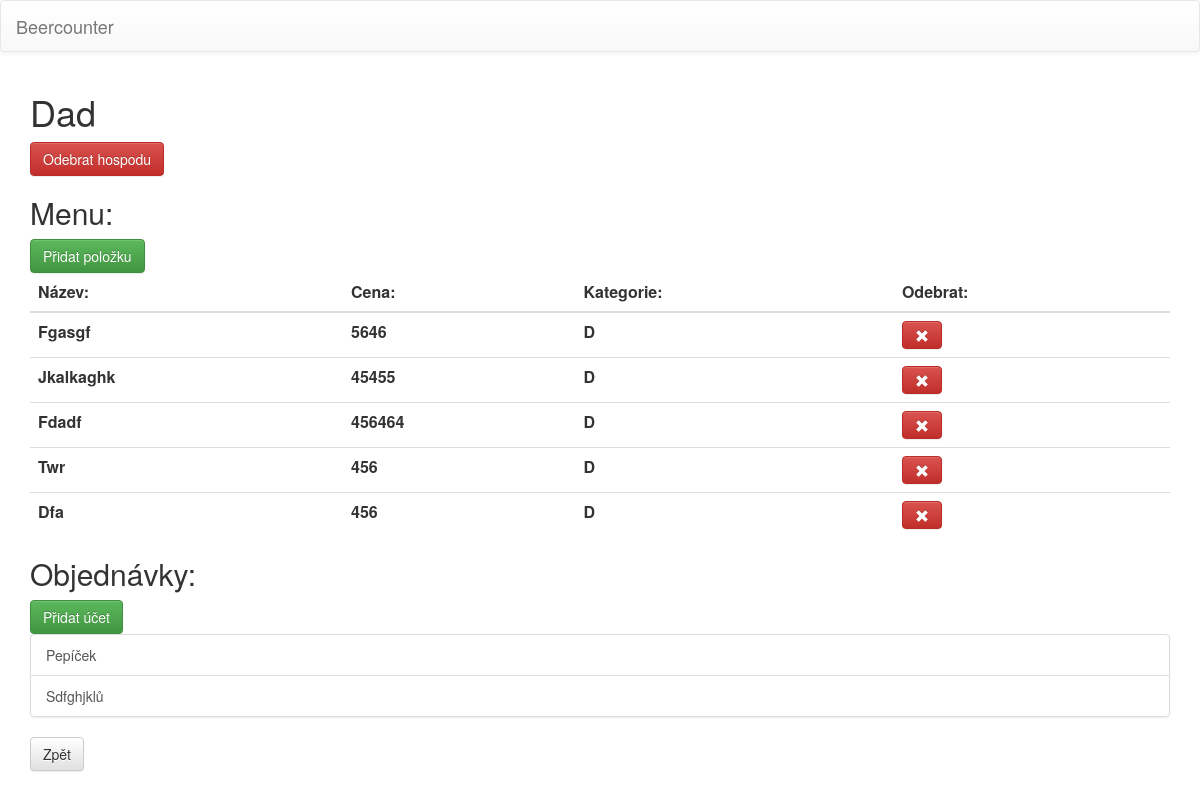
The app's page /pub/34/ with its own data.
### beercounter/models.py (models this page shows, shortened)
class Pub(Model):
  name = CharField(max_length=50, unique=True, verbose_name="Název")

class Item(Model):
  ITEM_CATEGORY = (
      ('N', 'Nápoje'),
      ('J', 'Jídlo'),
      ('O', 'Ostatní'),
      )
  name = CharField(max_length=51, unique=True, verbose_name="Název")
  price = PositiveSmallIntegerField(default=0, verbose_name="Cena")
  category = CharField(max_length=1, choices=ITEM_CATEGORY, default='J', verbose_name="Kategorie")
  pub = ForeignKey('Pub', on_delete=CASCADE, related_name="items", verbose_name="Hospoda")

class Bill(Model):
  class Meta:
    unique_together = ('name', 'pub')
  name = CharField(max_length=50, verbose_name="Jméno")
  pub = ForeignKey('Pub', on_delete=CASCADE, related_name="bills")

### beercounter/views.py (the view)
# urls.py: url(r'^pub/(?P<pk>[0-9]+)/$', views.PubView.as_view(), name="pub"),
class PubView(DetailView):
  model = Pub

### beercounter/templates/beercounter/pub_detail.html
{% extends "beercounter/base.html" %}
{% block content %}
<h1> {{ pub.name }} </h1>
<a href="{% url 'beercounter:deletepub' pk=pub.id %}" class="btn btn-danger" role="button"> Odebrat
  hospodu </a>
<h2> Menu: </h2>
<a href="{% url 'beercounter:additem' pk=pub.id %}" class="btn btn-success" role="button"> Přidat položku </a>
<table class="table table-hover">
  <thead>
    <tr>
      <th> Název: </th>
      <th> Cena: </th>
      <th> Kategorie: </th>
      <th> Odebrat: </th>
    </tr>
  </thead>
  {% for item in pub.items.all %}
  <tr>
    <th> {{ item.name }} </th>
    <th> {{ item.price }} </th>
    <th> {{ item.category }} </th>
    <th> <a href="#" class="btn btn-danger" role="button"><span class="glyphicon glyphicon
    glyphicon-remove"></span> </a> </th>
  </tr>
  {% endfor %}
</table>
<h2> Objednávky: </h2>
<a href="{% url 'beercounter:addbill' pub.id %}" class="btn btn-success" role="button"> Přidat
  účet </a>
<div class="list-group">
  {% for bill in pub.bills.all %}
  <a href="#" class="list-group-item list-group-item-action"> {{ bill.name }} </a>
  {% endfor %}
</div>
<a href="{% url 'beercounter:index' %}" class="btn btn-default" role="button"> Zpět </a>
{% endblock %}

### records on screen
Pub: name "Dad"
Item: name "Fgasgf", price "5646", category "D"
Item: name "Jkalkaghk", price "45455", category "D"
Item: name "Fdadf", price "456464", category "D"
Item: name "Twr", price "456", category "D"
Item: name "Dfa", price "456", category "D"
Bill: name "Pepíček"
Bill: name "Sdfghjklů"
